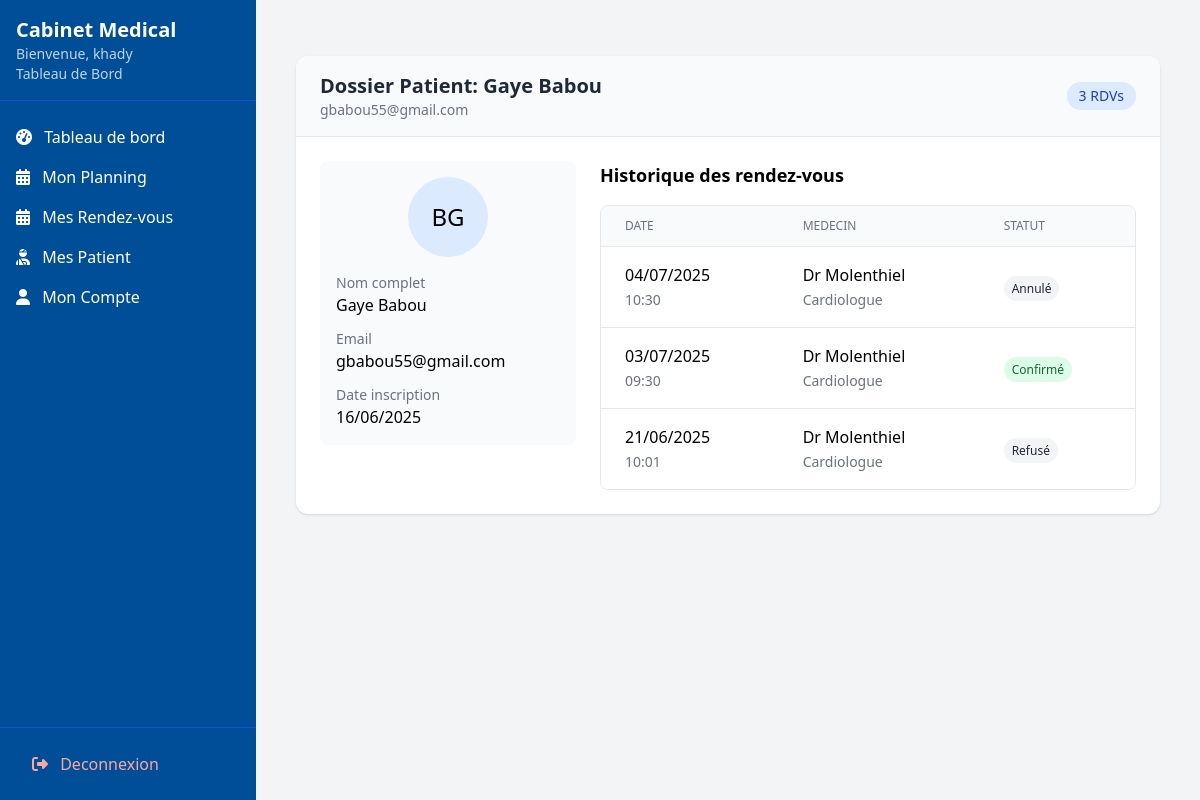
Screenshot of /docteur/patients/1/ (signed in) with the database file from the repository.
### utilisateurs/models.py (models this page shows, shortened)
class User(AbstractUser):
    username = None
    email = models.EmailField('email address', unique=True)
    nom = models.CharField(max_length=100)
    prenom = models.CharField(max_length=100)
    is_doctor_request = models.BooleanField(default=False)
    role = models.CharField(
        max_length=20,
        choices=[('patient', 'Patient'), ('docteur', 'Docteur'), ('admin', 'Administrateur')],
        default='patient'
    )
    telephone = models.CharField(max_length=20, blank=True, null=True)
    date_naiss = models.DateField(null=True, blank=True)
    adresse = models.TextField(blank=True)
    genre = models.CharField(max_length=1, choices=[('M', 'Masculin'), ('F', 'Féminin'), ('O', 'Autre')], blank=True)
    verification_code = models.CharField(max_length=6, null=True, blank=True)
    code_expires_at = models.DateTimeField(null=True, blank=True)  #  pour expiration
    USERNAME_FIELD = 'email'
    REQUIRED_FIELDS = ['nom', 'prenom']
    objects = UserManager()
    class Meta:
        db_table = 'utilisateurs_user'
    @property
    def docteur(self):
        return self.docteur_profile
    @property
    def patient(self):
        """Propriete pour acceder au profil patient"""
        return self.patient_profile
    def get_initials(self):
        return f"{self.prenom[0]}{self.nom[0]}".upper()

class Patient(models.Model):
    user = models.OneToOneField(User, on_delete=models.CASCADE, related_name='patient_profile')
    docteur_principal = models.ForeignKey(Docteur, on_delete=models.SET_NULL,
                                        null=True, blank=True,
                                        related_name='patients')
    groupe_sanguin = models.CharField(max_length=10, blank=True)
    taille = models.DecimalField(max_digits=5, decimal_places=2, blank=True, null=True)
    poids = models.DecimalField(max_digits=5, decimal_places=2, blank=True, null=True)
    allergies = models.TextField(blank=True)
    antecedents = models.TextField(blank=True)
    user = models.OneToOneField(User, on_delete=models.CASCADE, related_name='patient_profile' )
    groupe_sanguin = models.CharField(max_length=10, blank=True)
    taille = models.DecimalField(max_digits=5, decimal_places=2, blank=True, null=True)
    poids = models.DecimalField(max_digits=5, decimal_places=2, blank=True, null=True)
    allergies = models.TextField(blank=True)
    antecedents = models.TextField(blank=True)

class Docteur(models.Model):
    user = models.OneToOneField(User, on_delete=models.CASCADE, related_name='docteur_profile')
    specialite = models.ForeignKey(Specialite, on_delete=models.SET_NULL, null=True)
    est_approuve = models.BooleanField(default=False)  # Approuve par l'admin
    numero_licence = models.CharField(max_length=50, unique=True,null=True)
    bio = models.TextField(blank=True)
    experience = models.PositiveIntegerField(default=0)
    consultation_fee = models.DecimalField(max_digits=10, decimal_places=2, default=0.00)

class Specialite(models.Model):
    nom = models.CharField(max_length=100, unique=True)
    description = models.TextField(blank=True)
    class Meta:
        verbose_name = "Specialite"
        verbose_name_plural = "Specialites"
        ordering = ['nom']
    nom = models.CharField(max_length=100)
    description = models.TextField(blank=True)
    def __str__(self):
        return self.nom

### rendez_vous/models.py (models this page shows, shortened)
class RendezVous(models.Model):
    STATUT_CHOICES = [
        ('en_attente', 'En attente'),
        ('confirme', 'Confirmé'),
        ('refuse', 'Refusé'),
        ('annule', 'Annulé')
    ]
    docteur = models.ForeignKey(Docteur, on_delete=models.CASCADE, related_name='rendez_vous')
    patient = models.ForeignKey(Patient, on_delete=models.CASCADE, related_name='rendez_vous')
    titre = models.CharField(max_length=255)
    creneau = models.ForeignKey('CreneauHoraire', on_delete=models.CASCADE, null=True, blank=True)
    date = models.DateField()  #  conserver pour compatibilite
    heure = models.TimeField()  # conserver pour compatibilite
    statut = models.CharField(
        max_length=20,
        choices=STATUT_CHOICES,
        default='en_attente'
    )
    lieu = models.CharField(max_length=255, verbose_name="Lieu du rendez-vous")
    STATUT_CHOICES = [
        ('en_attente', 'En attente'),
        ('confirme', 'Confirmé'),
        ('refuse', 'Refusé'),
        ('annule', 'Annulé')
    ]
    docteur = models.ForeignKey(Docteur, on_delete=models.CASCADE, related_name='rendez_vous')
    patient = models.ForeignKey(Patient, on_delete=models.CASCADE, related_name='rendez_vous')
    titre = models.CharField(max_length=255)
    date = models.DateField()
    heure = models.TimeField()
    statut = models.CharField(
        max_length=20,
        choices=STATUT_CHOICES,
        default='en_attente'
    )
    lieu = models.CharField(max_length=255, verbose_name="Lieu du rendez-vous")
    class Meta:
        ordering = ['date', 'heure']
        verbose_name_plural = "Rendez-vous"

### utilisateurs/views.py (the view)
# urls.py: path('docteur/patients/<int:patient_id>/', views.patient_detail, name='docteur_patient_detail'),
@login_required
def patient_detail(request, patient_id):
    patient = get_object_or_404(Patient, id=patient_id)
    if request.user.role == 'docteur':
        if not RendezVous.objects.filter(docteur=request.user.docteur, patient=patient).exists():
            raise PermissionDenied
    elif request.user.role != 'admin':
        raise PermissionDenied
    rdvs = RendezVous.objects.filter(patient=patient).order_by('-date')
    if request.user.role == 'docteur':
        rdvs = rdvs.filter(docteur=request.user.docteur)
    context = {
        'patient': patient,
        'rdvs': rdvs[:5],
        'total_rdvs': rdvs.count()
    }
    return render(request, 'patients/patient_detail.html', context)

### templates/patients/patient_detail.html
{% extends "base_dashboard.html" %}
{% load static %}
{% block content %}
<div class="container mx-auto px-4 py-8">
    <div class="bg-white rounded-xl shadow overflow-hidden">
        <div class="px-6 py-4 border-b bg-gray-50 flex justify-between items-center">
            <div>
                <h1 class="text-xl font-bold text-gray-800">
                    Dossier Patient: {{ patient.user.nom }} {{ patient.user.prenom }}
                </h1>
                <p class="text-sm text-gray-500">{{ patient.user.email }}</p>
            </div>
            <span class="bg-blue-100 text-blue-800 px-3 py-1 rounded-full text-sm">
                {{ total_rdvs }} RDV{% if total_rdvs > 1 %}s{% endif %}
            </span>
        </div>
        <div class="p-6 grid grid-cols-1 md:grid-cols-3 gap-6">
            <div class="md:col-span-1">
                <div class="bg-gray-50 p-4 rounded-lg">
                    <div class="flex justify-center mb-4">
                        <div class="h-20 w-20 rounded-full bg-blue-100 flex items-center justify-center text-2xl">
                            {{ patient.user.get_initials }}
                        </div>
                    </div>
                    <div class="space-y-3">
                        <div>
                            <h3 class="text-sm font-medium text-gray-500">Nom complet</h3>
                            <p>{{ patient.user.nom }} {{ patient.user.prenom }}</p>
                        </div>
                        <div>
                            <h3 class="text-sm font-medium text-gray-500">Email</h3>
                            <p>{{ patient.user.email }}</p>
                        </div>
                        <div>
                            <h3 class="text-sm font-medium text-gray-500">Date inscription</h3>
                            <p>{{ patient.user.date_joined|date:"d/m/Y" }}</p>
                        </div>
                    </div>
                </div>
            </div>
            <div class="md:col-span-2">
                <h2 class="text-lg font-semibold mb-4">Historique des rendez-vous</h2>
                <div class="bg-white border rounded-lg overflow-hidden">
                    <table class="min-w-full divide-y divide-gray-200">
                        <thead class="bg-gray-50">
                            <tr>
                                <th class="px-6 py-3 text-left text-xs font-medium text-gray-500 uppercase">Date</th>
                                <th class="px-6 py-3 text-left text-xs font-medium text-gray-500 uppercase">Medecin</th>
                                <th class="px-6 py-3 text-left text-xs font-medium text-gray-500 uppercase">Statut</th>
                            </tr>
                        </thead>
                        <tbody class="bg-white divide-y divide-gray-200">
                            {% for rdv in rdvs %}
                            <tr class="hover:bg-gray-50">
                                <td class="px-6 py-4 whitespace-nowrap">
                                    {{ rdv.date|date:"d/m/Y" }}<br>
                                    <span class="text-sm text-gray-500">{{ rdv.heure|time:"H:i" }}</span>
                                </td>
                                <td class="px-6 py-4 whitespace-nowrap">
                                    Dr {{ rdv.docteur.user.nom }}<br>
                                    <span class="text-sm text-gray-500">{{ rdv.docteur.specialite }}</span>
                                </td>
                                <td class="px-6 py-4 whitespace-nowrap">
                                    <span class="px-2 py-1 text-xs rounded-full
                                        {% if rdv.statut == 'confirme' %}bg-green-100 text-green-800
                                        {% elif rdv.statut == 'en_attente' %}bg-yellow-100 text-yellow-800
                                        {% else %}bg-gray-100 text-gray-800{% endif %}">
                                        {{ rdv.get_statut_display }}
                                    </span>
                                </td>
                            </tr>
                            {% empty %}
                            <tr>
                                <td colspan="3" class="px-6 py-4 text-center text-gray-500">
                                    Aucun rendez-vous enregistre
                                </td>
                            </tr>
                            {% endfor %}
                        </tbody>
                    </table>
                </div>
            </div>
        </div>
    </div>
</div>
{% endblock %}

### templates/base_dashboard.html (shortened to what this page needs)
<!DOCTYPE html>
<html lang="fr">
<head>
    <script src="https://cdn.tailwindcss.com"></script>
    <link rel="stylesheet" href="https://cdnjs.cloudflare.com/ajax/libs/font-awesome/6.4.0/css/all.min.css">
</head>
<body class="bg-gray-100 font-sans">
    <div class="flex h-screen">
        <div class="sidebar w-64 bg-[#004e98] text-white fixed h-full">
            <div class="p-4 border-b border-blue-700">
                <a href="{% url "index" %}"><h1 class="text-xl font-bold">Cabinet Medical</h1></a>
                <p class="text-sm opacity-75">Bienvenue, {{ request.user.prenom }}</p>
                <p class="text-sm opacity-75">Tableau de Bord</p>
            </div>
            <nav class="mt-4">
                {% if request.user.role == 'admin' %}
                  <div class="space-y-1">
                      <a href="{% url "admed_dashboard" %}" class="block py-2 px-4 hover:bg-blue-700">
                          <i class="fas fa-tachometer-alt mr-2"></i> Tableau de bord
                      </a>
                      <a href="{% url "admin_docteurs_list" %}" class="block py-2 px-4 hover:bg-blue-700">
                          <i class="fas fa-user-md mr-2"></i> Medecins
                      </a>
                      <a href="{% url "admin_patients_list" %}" class="block py-2 px-4 hover:bg-blue-700">
                          <i class="fas fa-user-injured mr-2"></i> Patients
                      </a>
                      <a href="{% url "admin_specialites" %}" class="block py-2 px-4 hover:bg-blue-700">
                         <i class="fas fa-stethoscope mr-2"></i> Specialites
                        </a>
                      <a href="{% url "admin_supervision_rdv" %}" class="block py-2 px-4 hover:bg-blue-700">
                        <i class="fas fa-calendar-check mr-2"></i> Supervision RDV
                        </a>
                     <a href="{% url "admin_profile" %}" class="block py-2 px-4 hover:bg-blue-700">
                        <i class="fas fa-user mr-2"></i> Mon Compte
                    </a>
                  </div>
                {% elif request.user.role == 'docteur' %}
                     <a href="{% url "docteur_dashboard" %}" class="block py-2 px-4 hover:bg-blue-700">
                          <i class="fas fa-tachometer-alt mr-2"></i> Tableau de bord
                      </a>
                    <a href="{% url "planning_docteur" %}" class="block py-2 px-4 hover:bg-blue-700">
                        <i class="fas fa-calendar-alt mr-2"></i> Mon Planning
                    </a>
                    <a href="{% url "liste_rendezvous_docteur" %}" class="block py-2 px-4 hover:bg-blue-700">
                        <i class="fas fa-calendar-alt mr-2"></i> Mes Rendez-vous
                    </a>
                    <a href="{% url "docteur_patients_list" %}" class="block py-2 px-4 hover:bg-blue-700">
                        <i class="fas fa-user-injured mr-2"></i> Mes Patient
                    </a>
                    <a href="{% url "docteur_profile" %}" class="block py-2 px-4 hover:bg-blue-700">
                        <i class="fas fa-user mr-2"></i> Mon Compte
                    </a>
                {% endif %}
                <div class="absolute bottom-0 w-full p-4 border-t border-blue-700">
                    <a href="{% url 'logout' %}" class="block py-2 px-4 text-red-300 hover:bg-blue-700 rounded">
                        <i class="fas fa-sign-out-alt mr-2"></i> Deconnexion
                    </a>
                </div>
            </nav>
        </div>
        <div class="flex-1 ml-64">
            <main class="p-6">
                {% block content %}
                {% endblock %}
            </main>
        </div>
    </div>
</body>
</html>

### templates/base_dashboard.html (style rules this page uses)
.sidebar { transition: all 0.3s; }

### rows the page displays
User: user.prenom "khady"
Patient: user.nom "Gaye", user.prenom "Babou", user.email "gbabou55@gmail.com", user.get_initials "BG", user.date_joined "16/06/2025"
RendezVous: date "04/07/2025", heure "10:30", docteur.user.nom "Molenthiel", docteur.specialite "Cardiologue", statut "Annulé"
RendezVous: date "03/07/2025", heure "09:30", docteur.user.nom "Molenthiel", docteur.specialite "Cardiologue", statut "Confirmé"
RendezVous: date "21/06/2025", heure "10:01", docteur.user.nom "Molenthiel", docteur.specialite "Cardiologue", statut "Refusé"

### other values shown
{{ total_rdvs }} "3"
